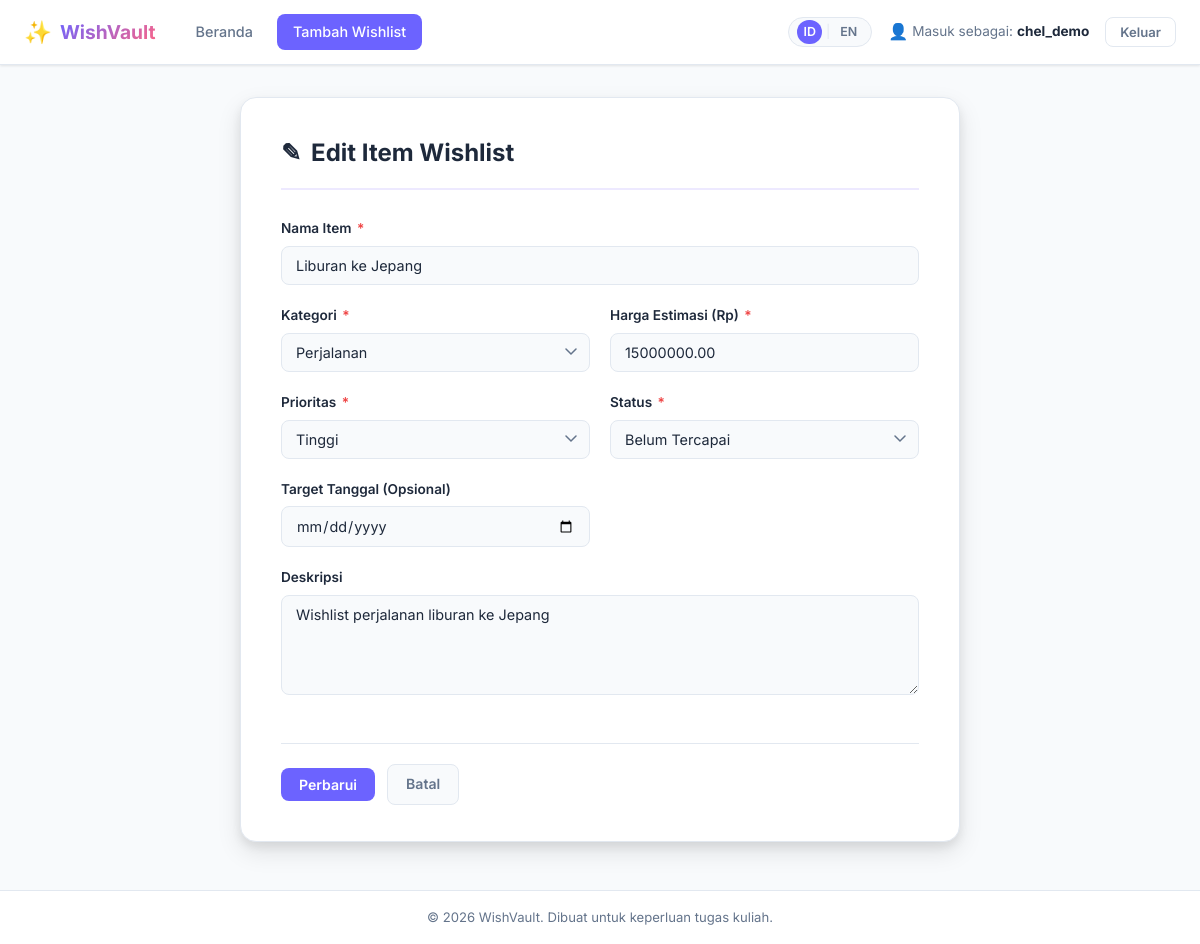
Page /edit.php?id=12 (signed in) on the committed database.
### tables this page shows
CREATE TABLE `wishlist` (
  `id` int(11) NOT NULL,
  `user_id` int(11) NOT NULL,
  `kategori_id` int(11) NOT NULL,
  `nama_item` varchar(150) NOT NULL,
  `deskripsi` text DEFAULT NULL,
  `harga_estimasi` decimal(12,2) NOT NULL DEFAULT 0.00,
  `prioritas` enum('Rendah','Sedang','Tinggi') NOT NULL DEFAULT 'Sedang',
  `target_tanggal` date DEFAULT NULL,
  `status` enum('Belum Tercapai','Tercapai') NOT NULL DEFAULT 'Belum Tercapai',
  `created_at` timestamp NOT NULL DEFAULT current_timestamp()
);

CREATE TABLE `kategori` (
  `id` int(11) NOT NULL,
  `nama_kategori` varchar(50) NOT NULL
);

### includes/lang.php (called while the page is built, shortened)
<?php
function loadTranslations(): array
{
    static $translations = null;
    if ($translations === null) {
        $lang = $_SESSION['lang'] ?? 'id';
        $availableLangs = ['id', 'en'];
        $langFile = __DIR__ . '/../lang/' . $lang . '.php';
        if (file_exists($langFile)) {
            $translations = require $langFile;
        } else {
            $translations = [];
        }
    }
    return $translations;
}
function t(string $key): string
{
    $translations = loadTranslations();
    return $translations[$key] ?? $key;
}

### includes/helpers.php (called while the page is built, shortened)
<?php
function e(mixed $value): string
{
    return htmlspecialchars((string)$value, ENT_QUOTES | ENT_SUBSTITUTE, 'UTF-8');
}
function categoryLangKey(string $namaKategori): string
{
    return match($namaKategori) {
        'Buku'      => 'cat_buku',
        'Elektronik'=> 'cat_elektronik',
        'Fashion'   => 'cat_fashion',
        'Gaming'    => 'cat_gaming',
        'Hobi'      => 'cat_hobi',
        'Kendaraan' => 'cat_kendaraan',
        'Lainnya'   => 'cat_lainnya',
        'Perjalanan'=> 'cat_perjalanan',
        default     => $namaKategori,
    };
}

### edit.php (the view, shortened to what this page needs)
<?php
require_once __DIR__ . '/includes/lang.php';
require_once __DIR__ . '/includes/helpers.php';
require_once __DIR__ . '/config/db.php';
$userId = (int)$_SESSION['user_id'];
$itemId = filter_var($_GET['id'] ?? 0, FILTER_VALIDATE_INT);
try {
    $pdo      = getPDO();
    $stmtKat  = $pdo->query('SELECT id, nama_kategori FROM kategori ORDER BY nama_kategori ASC');
    $kategoriList = $stmtKat->fetchAll();
} catch (PDOException $e) {
    error_log('[WishVault Edit - Load Kategori Error] ' . $e->getMessage());
    $kategoriList = [];
}
try {
    $stmtItem = $pdo->prepare(
        'SELECT id, kategori_id, nama_item, deskripsi, harga_estimasi, prioritas, target_tanggal, status
         FROM wishlist
         WHERE id = :id AND user_id = :user_id
         LIMIT 1'
    );
    $stmtItem->execute([':id' => $itemId, ':user_id' => $userId]);
    $existingItem = $stmtItem->fetch();
} catch (PDOException $e) {
    error_log('[WishVault Edit - Load Item Error] ' . $e->getMessage());
    $existingItem = null;
}
$errors = [];
$form   = [
    'nama_item'      => $existingItem['nama_item'],
    'kategori_id'    => $existingItem['kategori_id'],
    'deskripsi'      => $existingItem['deskripsi'] ?? '',
    'harga_estimasi' => $existingItem['harga_estimasi'],
    'prioritas'      => $existingItem['prioritas'],
    'target_tanggal' => $existingItem['target_tanggal'] ?? '',
    'status'         => $existingItem['status'],
];
require_once __DIR__ . '/includes/header.php';
?>
<div class="form-card">
    <h1 class="form-heading">
        <span>&#9998;</span>
        <?= e(t('edit_heading')) ?>
    </h1>
    <form method="POST" action="/db_wishvault/edit.php?id=<?= e($itemId) ?>" novalidate>
        <div class="form-grid">
            <div class="form-group full-width">
                <label for="nama_item">
                    <?= e(t('form_item_name')) ?> <span class="required">*</span>
                </label>
                <input
                    type="text"
                    id="nama_item"
                    name="nama_item"
                    value="<?= e($form['nama_item']) ?>"
                    maxlength="150"
                    placeholder="<?= e(t('form_placeholder_name')) ?>"
                    class="<?= !empty($errors['nama_item']) ? 'is-invalid' : '' ?>"
                >
            </div>
            <div class="form-group">
                <label for="kategori_id">
                    <?= e(t('form_category')) ?> <span class="required">*</span>
                </label>
                <select
                    id="kategori_id"
                    name="kategori_id"
                    class="<?= !empty($errors['kategori_id']) ? 'is-invalid' : '' ?>"
                >
                    <?php foreach ($kategoriList as $kat): ?>
                    <option
                        value="<?= e($kat['id']) ?>"
                        <?= (string)$form['kategori_id'] === (string)$kat['id'] ? 'selected' : '' ?>
                    >
                        <?= e(t(categoryLangKey($kat['nama_kategori']))) ?>
                    </option>
                    <?php endforeach; ?>
                </select>
            </div>
            <div class="form-group">
                <label for="harga_estimasi">
                    <?= e(t('form_price')) ?> <span class="required">*</span>
                </label>
                <input
                    type="number"
                    id="harga_estimasi"
                    name="harga_estimasi"
                    value="<?= e($form['harga_estimasi']) ?>"
                    min="0"
                    step="0.01"
                    placeholder="<?= e(t('form_placeholder_price')) ?>"
                    class="<?= !empty($errors['harga_estimasi']) ? 'is-invalid' : '' ?>"
                >
            </div>
            <div class="form-group">
                <label for="prioritas">
                    <?= e(t('form_priority')) ?> <span class="required">*</span>
                </label>
                <select
                    id="prioritas"
                    name="prioritas"
                    class="<?= !empty($errors['prioritas']) ? 'is-invalid' : '' ?>"
                >
                    <option value="Tinggi" <?= $form['prioritas'] === 'Tinggi' ? 'selected' : '' ?>>
                        <?= e(t('priority_tinggi')) ?>
                    </option>
                </select>
            </div>
            <div class="form-group">
                <label for="status">
                    <?= e(t('form_status')) ?> <span class="required">*</span>
                </label>
                <select
                    id="status"
                    name="status"
                    class="<?= !empty($errors['status']) ? 'is-invalid' : '' ?>"
                >
                    <option value="Belum Tercapai" <?= $form['status'] === 'Belum Tercapai' ? 'selected' : '' ?>>
                        <?= e(t('status_belum')) ?>
                    </option>
                </select>
            </div>
            <div class="form-group">
                <label for="target_tanggal"><?= e(t('form_target_date')) ?></label>
                <input
                    type="date"
                    id="target_tanggal"
                    name="target_tanggal"
                    value="<?= e($form['target_tanggal']) ?>"
                    class="<?= !empty($errors['target_tanggal']) ? 'is-invalid' : '' ?>"
                >
            </div>
            <div class="form-group full-width">
                <label for="deskripsi"><?= e(t('form_description')) ?></label>
                <textarea
                    id="deskripsi"
                    name="deskripsi"
                    maxlength="1000"
                    placeholder="<?= e(t('form_placeholder_desc')) ?>"
                    class="<?= !empty($errors['deskripsi']) ? 'is-invalid' : '' ?>"
                ><?= e($form['deskripsi']) ?></textarea>
            </div>
            <div class="form-actions">
                <button type="submit" class="btn btn-primary" id="btn-update">
                    <?= e(t('form_update')) ?>
                </button>
                <a href="/db_wishvault/index.php" class="btn btn-secondary">
                    <?= e(t('form_cancel')) ?>
                </a>
            </div>
        </div>
    </form>
</div>
<?php require_once __DIR__ . '/includes/footer.php'; ?>

### assets/css/style.css (style rules this page uses)
:root { --color-primary: #6c63ff; --color-primary-dark: #5a52d5; --color-primary-light: #ede9ff; --color-secondary: #ff6584; --color-success: #22c55e; --color-success-bg: #dcfce7; --color-warning: #f59e0b; --color-warning-bg: #fef3c7; --color-danger: #ef4444; --color-danger-bg: #fee2e2; --color-info: #3b82f6; --color-info-bg: #dbeafe; --color-high: #ef4444; --color-high-bg: #fee2e2; --color-medium: #f59e0b; --color-medium-bg: #fef3c7; --color-low: #22c55e; --color-low-bg: #dcfce7; --color-achieved: #22c55e; --color-achieved-bg: #dcfce7; --color-not-achieved: #94a3b8; --color-not-achieved-bg:#f1f5f9; --color-text: #1e293b; --color-text-muted: #64748b; --color-text-light: #94a3b8; --color-bg: #f8fafc; --color-bg-card: #ffffff; --color-border: #e2e8f0; --color-border-focus: #6c63ff; --border-radius: 12px; --border-radius-sm: 8px; --border-radius-lg: 16px; --shadow-sm: 0 1px 3px rgba(0,0,0,0.06), 0 1px 2px rgba(0,0,0,0.04); --shadow-md: 0 4px 6px rgba(0,0,0,0.07), 0 2px 4px rgba(0,0,0,0.06); --shadow-lg: 0 10px 25px rgba(0,0,0,0.10), 0 5px 10px rgba(0,0,0,0.07); --transition: all 0.2s ease; --font-family: 'Inter', -apple-system, BlinkMacSystemFont, 'Segoe UI', sans-serif; }
*, *::before, *::after { box-sizing: border-box; margin: 0; padding: 0; }
html { scroll-behavior: smooth; }
body { font-family: var(--font-family); font-size: 15px; line-height: 1.6; color: var(--color-text); background-color: var(--color-bg); min-height: 100vh; display: flex; flex-direction: column; }
a { color: var(--color-primary); text-decoration: none; transition: var(--transition); }
.btn { display: inline-flex; align-items: center; gap: 6px; padding: 8px 18px; border-radius: var(--border-radius-sm); font-family: var(--font-family); font-size: 0.88rem; font-weight: 600; cursor: pointer; border: none; transition: var(--transition); text-decoration: none; white-space: nowrap; }
.btn-primary { background: var(--color-primary); color: white; }
.btn-secondary { background: var(--color-bg); color: var(--color-text-muted); border: 1px solid var(--color-border); }
.form-card { max-width: 720px; margin: 0 auto; background: var(--color-bg-card); border-radius: var(--border-radius-lg); box-shadow: var(--shadow-lg); padding: 36px 40px; border: 1px solid var(--color-border); }
.form-heading { font-size: 1.5rem; font-weight: 700; color: var(--color-text); margin-bottom: 28px; padding-bottom: 16px; border-bottom: 2px solid var(--color-primary-light); display: flex; align-items: center; gap: 10px; }
.form-grid { display: grid; grid-template-columns: 1fr 1fr; gap: 20px; }
.form-group { display: flex; flex-direction: column; gap: 6px; }
.form-group.full-width { grid-column: 1 / -1; }
label { font-size: 0.85rem; font-weight: 600; color: var(--color-text); }
label .required { color: var(--color-danger); margin-left: 2px; }
input[type="text"], input[type="number"], input[type="date"], input[type="password"], textarea, select { width: 100%; padding: 10px 14px; border: 1.5px solid var(--color-border); border-radius: var(--border-radius-sm); font-family: var(--font-family); font-size: 0.9rem; color: var(--color-text); background: var(--color-bg); transition: var(--transition); appearance: none; -webkit-appearance: none; }
select { background-repeat: no-repeat; background-position: right 12px center; padding-right: 36px; }
textarea { resize: vertical; min-height: 100px; }
.form-actions { display: flex; gap: 12px; align-items: center; margin-top: 28px; padding-top: 20px; border-top: 1px solid var(--color-border); grid-column: 1 / -1; }

### rows in the picture
wishlist: nama_item "Liburan ke Jepang", kategori_id "Perjalanan", harga_estimasi "15000000.00", prioritas "Tinggi", status "Belum Tercapai", deskripsi "Wishlist perjalanan liburan ke Jepang"

### other values in the picture
t('app_name') "WishVault"
t('nav_home') "Beranda"
t('nav_add') "Tambah Wishlist"
t('lang_id') "ID"
t('lang_en') "EN"
t('logged_in_as') "Masuk sebagai"
$_SESSION['username'] "chel_demo"
t('nav_logout') "Keluar"
t('edit_heading') "Edit Item Wishlist"
t('form_item_name') "Nama Item"
t('form_category') "Kategori"
t('form_price') "Harga Estimasi (Rp)"
t('form_priority') "Prioritas"
t('form_status') "Status"
t('form_target_date') "Target Tanggal (Opsional)"
